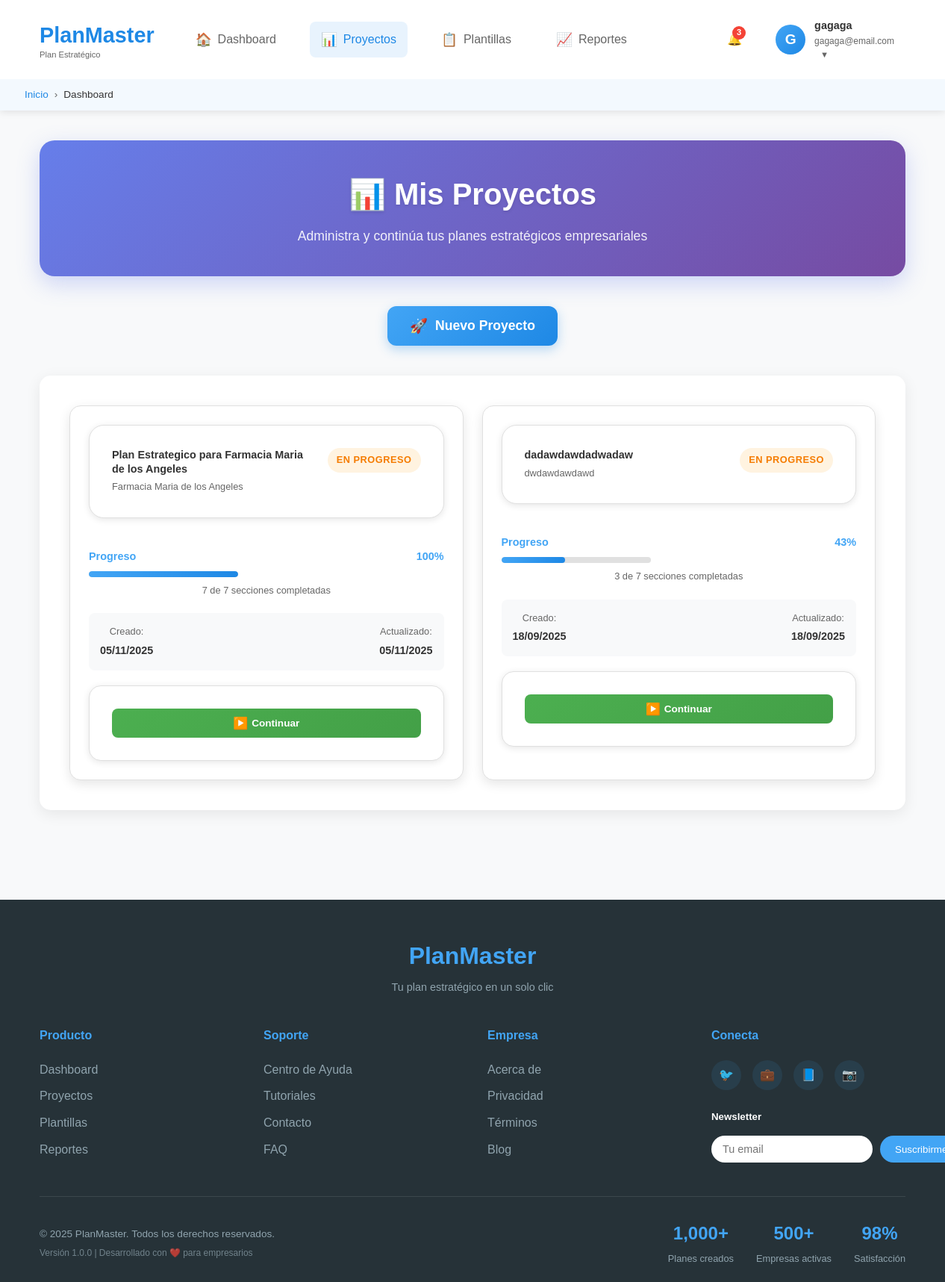
The page /Views/Users/projects.php (signed in) on the database its author committed.
### tables this page shows
CREATE TABLE IF NOT EXISTS `strategic_projects` (
  `id` int(11) NOT NULL AUTO_INCREMENT,
  `user_id` int(11) NOT NULL,
  `project_name` varchar(255) NOT NULL,
  `company_name` varchar(255) NOT NULL,
  `created_at` timestamp NULL DEFAULT current_timestamp(),
  `updated_at` timestamp NULL DEFAULT current_timestamp() ON UPDATE current_timestamp(),
  `completed_at` timestamp NULL DEFAULT NULL,
  `status` enum('draft','in_progress','completed') DEFAULT 'draft',
  `progress_percentage` decimal(5,2) DEFAULT 0.00,
  PRIMARY KEY (`id`),
  KEY `user_id` (`user_id`),
  CONSTRAINT `strategic_projects_ibfk_1` FOREIGN KEY (`user_id`) REFERENCES `users` (`id`) ON DELETE CASCADE
);

### config/url_config.php (called while the page is built)
<?php
if (!function_exists('getBaseUrl')) {
    function getBaseUrl() {
        $isHttps = (!empty($_SERVER['HTTPS']) && $_SERVER['HTTPS'] !== 'off')
                   || (!empty($_SERVER['HTTP_X_FORWARDED_PROTO']) && $_SERVER['HTTP_X_FORWARDED_PROTO'] === 'https')
                   || (!empty($_SERVER['HTTP_X_FORWARDED_SSL']) && $_SERVER['HTTP_X_FORWARDED_SSL'] === 'on')
                   || (isset($_SERVER['SERVER_PORT']) && $_SERVER['SERVER_PORT'] == 443);
        $protocol = $isHttps ? 'https' : 'http';
        $host = $_SERVER['HTTP_HOST'];
        if (strpos($host, 'localhost') !== false || strpos($host, '127.0.0.1') !== false) {
            return $protocol . '://' . $host . '/PlanMaster';
        } else {
            return $protocol . '://' . $host;
        }
    }
}
?>

### Models/Project.php (called while the page is built, shortened)
<?php
require_once __DIR__ . '/../config/database.php';
class Project {
    private $conn;
    private $table_name = "strategic_projects";
    public function __construct() {
        $database = new Database();
        $this->conn = $database->getConnection();
    }
    public function getByUserId($user_id) {
        $query = "SELECT * FROM " . $this->table_name . "
                 WHERE user_id = ?
                 ORDER BY created_at DESC";
        $stmt = $this->conn->prepare($query);
        $stmt->bind_param("i", $user_id);
        $stmt->execute();
        $result = $stmt->get_result();
        $projects = array();
        while($row = $result->fetch_assoc()) {
            $projects[] = $row;
        }
        return $projects;
    }
}
?>

### config/database.php (called while the page is built, shortened)
<?php
class Database {
    private $host;
    private $db_name;
    private $username;
    private $password;
    private $port;
    public function __construct() {
        if (isset($_ENV['MYSQL_HOST']) || getenv('MYSQL_HOST')) {
            $this->host = $_ENV['MYSQL_HOST'] ?? getenv('MYSQL_HOST');
            $this->db_name = $_ENV['MYSQL_DATABASE'] ?? getenv('MYSQL_DATABASE');
            $this->username = $_ENV['MYSQL_USER'] ?? getenv('MYSQL_USER');
            $this->password = $_ENV['MYSQL_PASSWORD'] ?? getenv('MYSQL_PASSWORD');
            $this->port = $_ENV['MYSQL_PORT'] ?? getenv('MYSQL_PORT') ?? 3306;
        } else {
            $this->host = "localhost";
            $this->db_name = "planmaster";
            $this->username = "root";
            $this->password = "";
            $this->port = 3306;
        }
    }
    public function getConnection() {
        $this->conn = null;
        try {
            $this->conn = new mysqli($this->host, $this->username, $this->password, $this->db_name, $this->port);
            $this->conn->set_charset("utf8");
        } catch(Exception $e) {
            echo "Error de conexión: " . $e->getMessage();
        }
        return $this->conn;
    }
}
?>

### Models/Mission.php (called while the page is built, shortened)
<?php
require_once __DIR__ . '/../config/database.php';
class Mission {
    private $conn;
    private $table_name = "project_mission";
    public function __construct() {
        $database = new Database();
        $this->conn = $database->getConnection();
    }
    public function getByProjectId($project_id) {
        $query = "SELECT * FROM " . $this->table_name . " WHERE project_id = ?";
        $stmt = $this->conn->prepare($query);
        $stmt->bind_param("i", $project_id);
        $stmt->execute();
        $result = $stmt->get_result();
        if($result->num_rows == 1) {
            return $result->fetch_assoc();
        }
        return false;
    }
}
?>

### Models/Vision.php (called while the page is built, shortened)
<?php
require_once __DIR__ . '/../config/database.php';
class Vision {
    private $conn;
    private $table_name = "project_vision";
    public function __construct() {
        $database = new Database();
        $this->conn = $database->getConnection();
    }
    public function getByProjectId($project_id) {
        $query = "SELECT * FROM " . $this->table_name . " WHERE project_id = ?";
        $stmt = $this->conn->prepare($query);
        $stmt->bind_param("i", $project_id);
        $stmt->execute();
        $result = $stmt->get_result();
        if($result->num_rows == 1) {
            return $result->fetch_assoc();
        }
        return false;
    }
}
?>

### Models/Values.php (called while the page is built, shortened)
<?php
require_once __DIR__ . '/../config/database.php';
class Values {
    private $conn;
    private $table_name = "project_values";
    public function __construct() {
        $database = new Database();
        $this->conn = $database->getConnection();
    }
    public function getByProjectId($project_id) {
        $query = "SELECT * FROM " . $this->table_name . "
                 WHERE project_id = ?
                 ORDER BY value_order ASC";
        $stmt = $this->conn->prepare($query);
        $stmt->bind_param("i", $project_id);
        $stmt->execute();
        $result = $stmt->get_result();
        $values = array();
        while($row = $result->fetch_assoc()) {
            $values[] = $row;
        }
        return $values;
    }
}
?>

### Models/Objectives.php (called while the page is built, shortened)
<?php
require_once __DIR__ . '/../config/database.php';
class Objectives {
    public function __construct() {
        $database = new Database();
    }
}
?>

### Models/FodaAnalysis.php (called while the page is built, shortened)
<?php
require_once __DIR__ . '/../config/database.php';
class FodaAnalysis {
    public function __construct() {
        $database = new Database();
    }
}
?>

### Models/ValueChain.php (called while the page is built, shortened)
<?php
require_once __DIR__ . '/../config/database.php';
class ValueChain {
    public function __construct() {
        $this->db = new Database();
    }
}
?>

### Models/BCGAnalysis.php (called while the page is built, shortened)
<?php
require_once __DIR__ . '/../config/database.php';
class BCGAnalysis {
    public function __construct() {
        $this->db = new Database();
    }
}
?>

### Models/PestAnalysis.php (called while the page is built, shortened)
<?php
require_once __DIR__ . '/../config/database.php';
class PestAnalysis {
    public function __construct() {
        $this->db = new Database();
    }
}
?>

### Models/PorterAnalysis.php (called while the page is built, shortened)
<?php
require_once __DIR__ . '/../config/database.php';
class PorterAnalysis {
    public function __construct() {
        $database = new Database();
    }
}
?>

### Controllers/AuthController.php (called while the page is built, shortened)
<?php
require_once __DIR__ . '/../config/url_config.php';
class AuthController {
    public static function isLoggedIn() {
        return isset($_SESSION['logged_in']) && $_SESSION['logged_in'] === true;
    }
}
?>

### Controllers/ProjectController.php (called while the page is built, shortened)
<?php
require_once __DIR__ . '/../Models/Project.php';
require_once __DIR__ . '/../Models/Mission.php';
require_once __DIR__ . '/../Models/Vision.php';
require_once __DIR__ . '/../Models/Values.php';
require_once __DIR__ . '/../Models/Objectives.php';
require_once __DIR__ . '/../Models/FodaAnalysis.php';
require_once __DIR__ . '/../Models/ValueChain.php';
require_once __DIR__ . '/../Models/BCGAnalysis.php';
require_once __DIR__ . '/../Models/PestAnalysis.php';
require_once __DIR__ . '/../Models/PorterAnalysis.php';
require_once __DIR__ . '/../Controllers/AuthController.php';
class ProjectController {
    private $project;
    private $mission;
    private $vision;
    private $values;
    private $objectives;
    private $valueChain;
    private $bcgAnalysis;
    public function __construct() {
        $this->project = new Project();
        $this->mission = new Mission();
        $this->vision = new Vision();
        $this->values = new Values();
        $this->objectives = new Objectives();
        $this->valueChain = new ValueChain();
        $this->bcgAnalysis = new BCGAnalysis();
    }
    public function getUserProjects() {
        return $this->project->getByUserId($_SESSION['user_id']);
    }
    public function getProjectProgress($project_id) {
        $progress = [
            'mission' => $this->mission->getByProjectId($project_id) ? true : false,
            'vision' => $this->vision->getByProjectId($project_id) ? true : false,
            'values' => count($this->values->getByProjectId($project_id)) > 0 ? true : false,
            'objectives' => count($this->objectives->getStrategicObjectivesByProjectId($project_id)) > 0 ? true : false,
            'analisis_interno_externo' => true,
            'value_chain' => $this->isValueChainComplete($project_id) ? true : false,
            'bcg_analysis' => $this->isBCGComplete($project_id) ? true : false
        ];
        $completed = array_sum($progress);
        $total = count($progress);
        $percentage = $total > 0 ? ($completed / $total) * 100 : 0;
        return [
            'progress' => $progress,
            'percentage' => (float)$percentage,
            'completed' => (int)$completed,
            'total' => (int)$total,
            'sections' => $progress
        ];
    }
    public function isValueChainComplete($project_id) {
        return $this->valueChain->isComplete($project_id);
    }
    public function isBCGComplete($project_id) {
        try {
            return $this->bcgAnalysis->isComplete($project_id);
        } catch (Exception $e) {
            error_log("BCG Complete error: " . $e->getMessage());
            return false;
        }
    }
}
?>

### Views/Users/projects.php (the view, shortened to what this page needs)
<?php
require_once __DIR__ . '/../../Controllers/AuthController.php';
require_once __DIR__ . '/../../Controllers/ProjectController.php';
require_once __DIR__ . '/../../config/url_config.php';
$projectController = new ProjectController();
$projects = $projectController->getUserProjects();
?>
<!DOCTYPE html>
<html lang="es">
<head>
    <link rel="stylesheet" href="<?php echo getBaseUrl(); ?>/Publics/css/styles_dashboard.css">
    <link rel="stylesheet" href="<?php echo getBaseUrl(); ?>/Publics/css/styles_projects.css">
</head>
<body>
    <?php include 'header.php'; ?>
    <main class="main-content">
        <div class="container">
            <div class="page-header">
                <h1 class="page-title">📊 Mis Proyectos</h1>
                <p class="page-subtitle">Administra y continúa tus planes estratégicos empresariales</p>
            </div>
            <div class="quick-actions">
                <button class="btn-new-project" onclick="startNewProject()">
                    <span class="btn-icon">🚀</span>
                    Nuevo Proyecto
                </button>
            </div>
            <div class="projects-container">
                <?php if (empty($projects)): ?>
                    <div class="empty-state">
                        <div class="empty-icon">📁</div>
                        <h3>No tienes proyectos aún</h3>
                        <p>Crea tu primer plan estratégico empresarial y comienza a organizar el futuro de tu empresa.</p>
                        <button class="btn-start-first-project" onclick="startNewProject()">
                            <span class="btn-icon">🚀</span>
                            Crear Mi Primer Proyecto
                        </button>
                    </div>
                <?php else: ?>
                    <div class="projects-grid">
                        <?php foreach ($projects as $project): ?>
                            <?php
                            $progress = $projectController->getProjectProgress($project['id']);
                            $statusClass = '';
                            $statusText = '';
                            switch ($project['status']) {
                                case 'in_progress':
                                    $statusClass = 'status-in-progress';
                                    $statusText = 'En Progreso';
                                    break;
                            }
                            ?>
                            <div class="project-card">
                                <div class="project-header">
                                    <div class="project-info">
                                        <h3 class="project-name"><?php echo htmlspecialchars($project['project_name'] ?? 'Sin nombre'); ?></h3>
                                        <p class="company-name"><?php echo htmlspecialchars($project['company_name'] ?? 'Sin empresa'); ?></p>
                                    </div>
                                    <span class="project-status <?php echo $statusClass; ?>">
                                        <?php echo $statusText; ?>
                                    </span>
                                </div>
                                <div class="project-progress">
                                    <div class="progress-info">
                                        <span class="progress-text">Progreso</span>
                                        <span class="progress-percentage"><?php echo round($progress['percentage'] ?? 0); ?>%</span>
                                    </div>
                                    <div class="progress-bar">
                                        <div class="progress-fill" style="width: <?php echo ($progress['percentage'] ?? 0); ?>%"></div>
                                    </div>
                                    <div class="progress-details">
                                        <small><?php echo ($progress['completed'] ?? 0); ?> de <?php echo ($progress['total'] ?? 4); ?> secciones completadas</small>
                                    </div>
                                </div>
                                <div class="project-dates">
                                    <div class="date-item">
                                        <span class="date-label">Creado:</span>
                                        <span class="date-value"><?php echo date('d/m/Y', strtotime($project['created_at'])); ?></span>
                                    </div>
                                    <?php if ($project['updated_at']): ?>
                                    <div class="date-item">
                                        <span class="date-label">Actualizado:</span>
                                        <span class="date-value"><?php echo date('d/m/Y', strtotime($project['updated_at'])); ?></span>
                                    </div>
                                    <?php endif; ?>
                                </div>
                                <div class="project-actions">
                                    <button class="btn-continue" onclick="continueProject(<?php echo $project['id']; ?>)">
                                        <span class="btn-icon">▶️</span>
                                        Continuar
                                    </button>
                                </div>
                            </div>
                        <?php endforeach; ?>
                    </div>
                <?php endif; ?>
            </div>
        </div>
    </main>
    <?php include 'footer.php'; ?>
</body>
</html>

### rows shown on the page
strategic_projects: project_name "Plan Estrategico para Farmacia Maria de los Angeles", company_name "Farmacia Maria de los Angeles", status "EN PROGRESO", percentage "100", completed "7", total "7", created_at "05/11/2025", updated_at "05/11/2025"
strategic_projects: project_name "dadawdawdadwadaw", company_name "dwdawdawdawd", status "EN PROGRESO", percentage "43", $progress['percentage'] 42.857142857143 (drawn), completed "3", total "7", created_at "18/09/2025", updated_at "18/09/2025"

### other values the page prints
substr($user['name'], 0, 1) "G"
$user['name'] "gagaga"
$user['email'] "gagaga@email.com"
